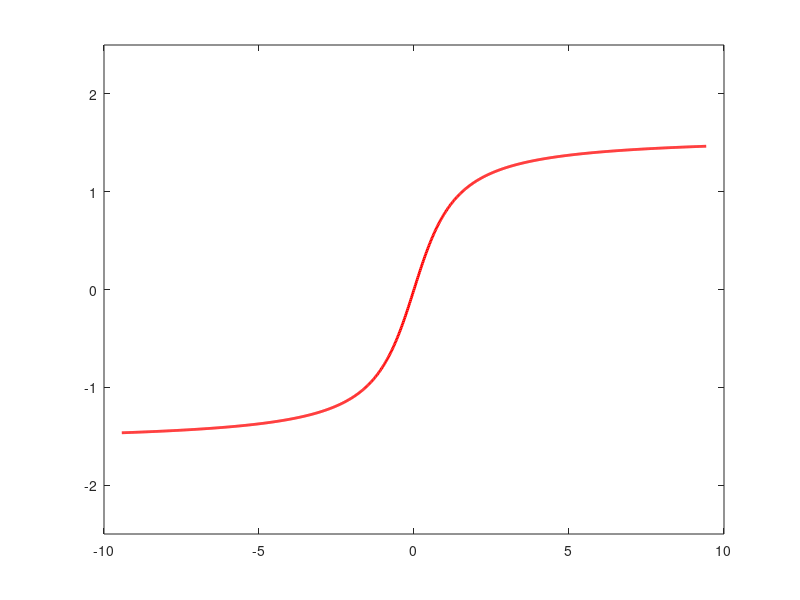

Here is the MATLAB script that generated this plot: (Note: this script raises an error after producing the figure.)
%% Matlab file for plotting the arctangent function as seen in figure 2.2 in the report

set(0,'defaultTextInterpreter','tex');

% Define a linspace for the domain of arctan. 
% In this case delimited to +-3pi
p = 3*pi;
x=linspace(-p,p,1000);

% Plot the function and add labels
plot(x,atan(x),'r','LineWidth',2)
ylim([-2.5 2.5])
yline(pi/2,'b--','LineWidth',2)
yline(-pi/2,'b--','LineWidth',2)
yline(0,'k')
xline(0,'k')
text(-p*0.95,pi/2*1.2, '\theta={\pi}/_{2}','FontSize',14)
text(p*0.7,-pi/2*1.2, '\theta=-{\pi}/_{2}','FontSize',14)
text(p*0.15,0.7, '\theta=arctan(x)','FontSize',14)
text(0.3,pi/2*1.45, '\theta','FontSize',14)
text(p*0.9,0.2, 'x','FontSize',14)
xticks([-3*pi -2*pi -pi 0 pi 2*pi 3*pi])
xlim([-p p])
xticklabels({'-3\pi','-2\pi','-\pi','0','\pi','2\pi','3\pi'})

set(gca, 'YTick', [])